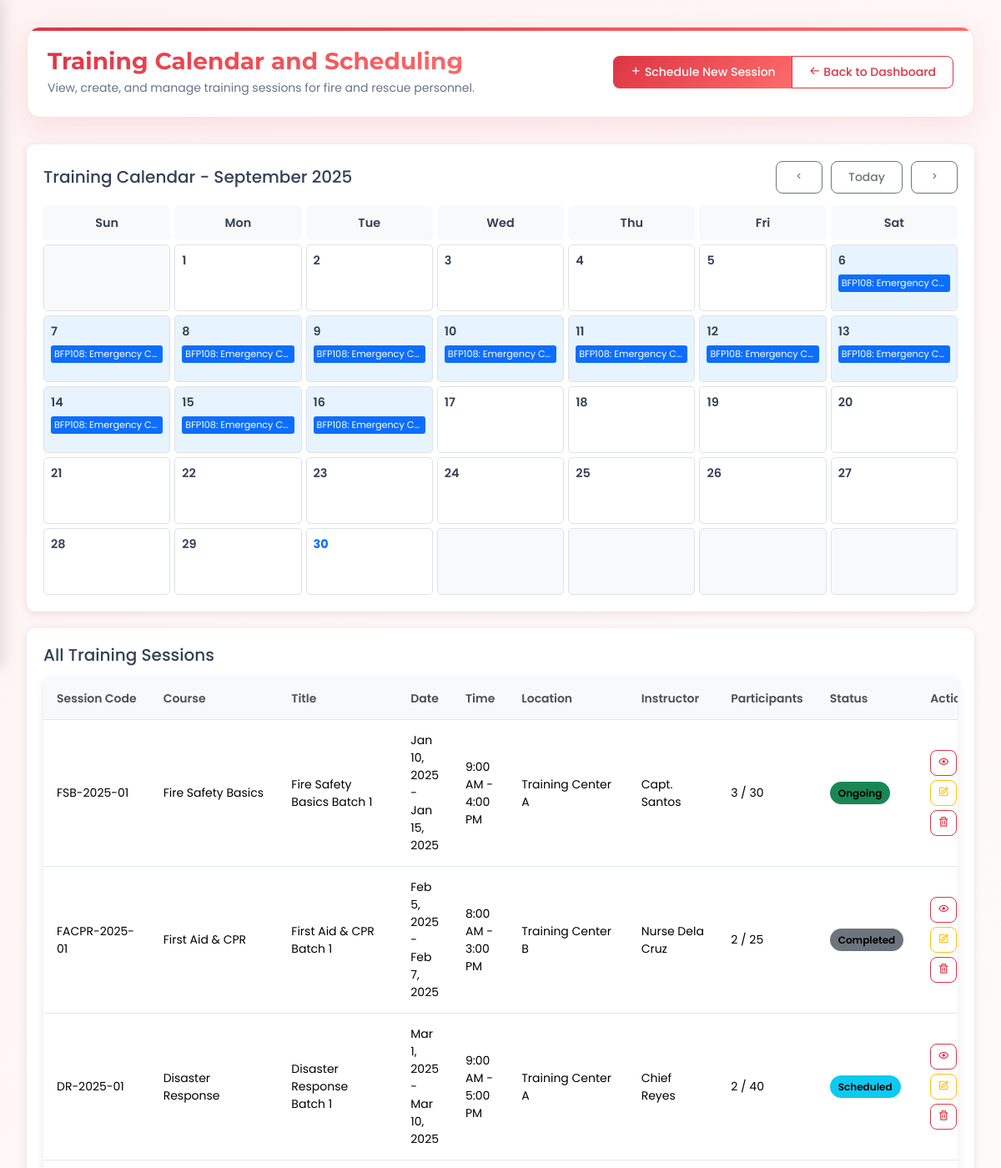
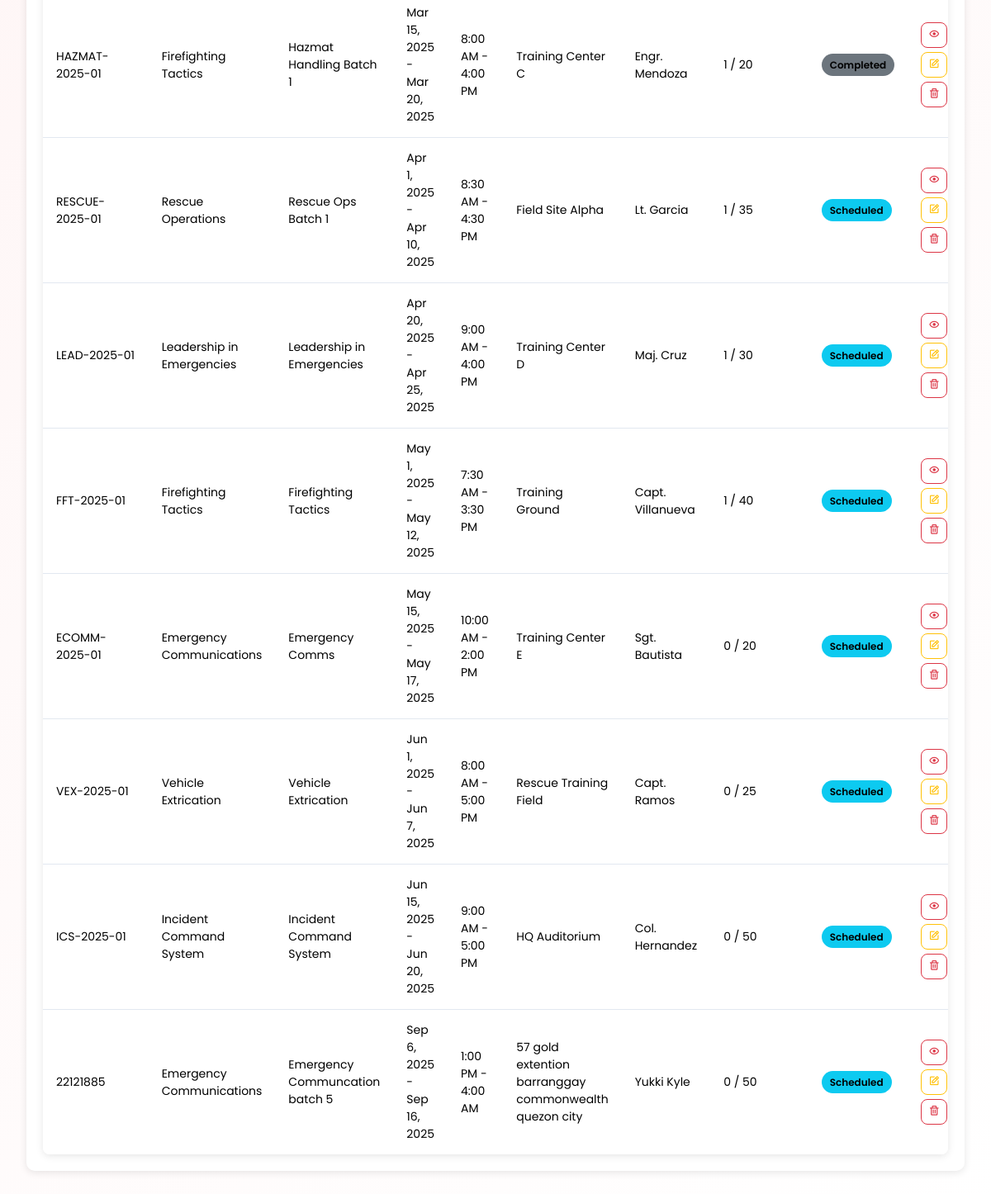
Page /Admin/TCR/training_calendar_and_scheduling/tcas.php (signed in) on the committed database (2 pictures, top to bottom).
### tables this page shows
CREATE TABLE `training_sessions` (
  `id` int(11) NOT NULL,
  `course_id` int(11) NOT NULL,
  `session_code` varchar(20) NOT NULL,
  `title` varchar(100) NOT NULL,
  `description` text DEFAULT NULL,
  `start_date` date NOT NULL,
  `end_date` date NOT NULL,
  `start_time` time NOT NULL,
  `end_time` time NOT NULL,
  `location` varchar(100) NOT NULL,
  `instructor` varchar(100) NOT NULL,
  `max_participants` int(11) NOT NULL,
  `status` enum('scheduled','ongoing','completed','cancelled') NOT NULL DEFAULT 'scheduled',
  `created_by` int(11) NOT NULL,
  `created_at` timestamp NOT NULL DEFAULT current_timestamp(),
  `updated_at` timestamp NOT NULL DEFAULT current_timestamp() ON UPDATE current_timestamp()
);

CREATE TABLE `training_courses` (
  `id` int(11) NOT NULL,
  `course_code` varchar(20) NOT NULL,
  `course_name` varchar(100) NOT NULL,
  `description` text DEFAULT NULL,
  `duration_hours` int(11) NOT NULL,
  `validity_months` int(11) DEFAULT NULL,
  `category` varchar(50) NOT NULL,
  `prerequisites` text DEFAULT NULL,
  `status` enum('active','inactive') NOT NULL DEFAULT 'active',
  `created_at` timestamp NOT NULL DEFAULT current_timestamp(),
  `updated_at` timestamp NOT NULL DEFAULT current_timestamp() ON UPDATE current_timestamp()
);

### Admin/TCR/training_calendar_and_scheduling/tcas.php (the view, shortened to what the rows shown need)
<?php
require_once 'config/database_manager.php';
try {
    $sessions = $dbManager->fetchAll("tcr",
        "SELECT ts.*, tc.course_name, tc.course_code
         FROM training_sessions ts
         JOIN training_courses tc ON ts.course_id = tc.id
         ORDER BY ts.start_date, ts.start_time"
    );
    $enrollmentCounts = [];
    foreach ($sessions as $session) {
        $count = $dbManager->fetch("tcr",
            "SELECT COUNT(*) as count FROM training_enrollments WHERE session_id = ?",
            [$session['id']]
        );
        $enrollmentCounts[$session['id']] = $count['count'];
    }
} catch (Exception $e) {
    error_log("Database error: " . $e->getMessage());
    $user = ['first_name' => 'User'];
    $courses = [];
    $sessions = [];
    $enrollmentCounts = [];
    $error_message = "System temporarily unavailable. Please try again later.";
}
$currentMonth = isset($_GET['month']) ? (int)$_GET['month'] : (int)date('n');
$currentYear = isset($_GET['year']) ? (int)$_GET['year'] : (int)date('Y');
$daysInMonth = cal_days_in_month(CAL_GREGORIAN, $currentMonth, $currentYear);
$sessionsByDate = [];
foreach ($sessions as $session) {
    $startDate = new DateTime($session['start_date']);
    $endDate = new DateTime($session['end_date']);
    $period = new DatePeriod(
        $startDate,
        new DateInterval('P1D'),
        $endDate->modify('+1 day')
    );
    foreach ($period as $date) {
        $dateStr = $date->format('Y-m-d');
        if (!isset($sessionsByDate[$dateStr])) {
            $sessionsByDate[$dateStr] = [];
        }
        $sessionsByDate[$dateStr][] = $session;
    }
}
?>
<!DOCTYPE html>
<html lang="en">
<head>
    <link href="https://cdn.jsdelivr.net/npm/bootstrap@5.3.2/dist/css/bootstrap.min.css" rel="stylesheet">
    <link href="https://unpkg.com/boxicons@2.1.4/css/boxicons.min.css" rel="stylesheet">
    <link rel="stylesheet" href="https://cdnjs.cloudflare.com/ajax/libs/animate.css/4.1.1/animate.min.css">
    <link rel="stylesheet" href="css/style.css">
</head>
<body>
    <div class="dashboard-container">
        <div class="main-content">
            <div class="dashboard-header animate-fade-in">
                <div class="page-title">
                    <h1>Training Calendar and Scheduling</h1>
                </div>
            </div>
            <div class="dashboard-content">
                <div class="calendar-container animate-fade-in">
                    <div class="calendar-grid">
                        <?php for ($day = 1; $day <= $daysInMonth; $day++): ?>
                            <?php
                            $currentDate = sprintf('%04d-%02d-%02d', $currentYear, $currentMonth, $day);
                            $hasSessions = isset($sessionsByDate[$currentDate]);
                            $isToday = ($day == date('j') && $currentMonth == date('n') && $currentYear == date('Y'));
                            ?>
                            <div class="calendar-day <?php echo $hasSessions ? 'has-sessions' : ''; ?>">
                                <div class="day-number <?php echo $isToday ? 'text-primary fw-bold' : ''; ?>">
                                    <?php echo $day; ?>
                                </div>
                                <?php if ($hasSessions): ?>
                                    <?php foreach ($sessionsByDate[$currentDate] as $session): ?>
                                        <span class="session-badge" data-bs-toggle="modal" data-bs-target="#sessionDetailModal"
                                            data-id="<?php echo $session['id']; ?>"
                                            data-code="<?php echo htmlspecialchars($session['session_code']); ?>"
                                            data-title="<?php echo htmlspecialchars($session['title']); ?>"
                                            data-course="<?php echo htmlspecialchars($session['course_name']); ?>"
                                            data-start="<?php echo date('M j, Y', strtotime($session['start_date'])); ?>"
                                            data-end="<?php echo date('M j, Y', strtotime($session['end_date'])); ?>"
                                            data-time="<?php echo date('g:i A', strtotime($session['start_time'])) . ' - ' . date('g:i A', strtotime($session['end_time'])); ?>"
                                            data-location="<?php echo htmlspecialchars($session['location']); ?>"
                                            data-instructor="<?php echo htmlspecialchars($session['instructor']); ?>"
                                            data-max="<?php echo $session['max_participants']; ?>"
                                            data-enrolled="<?php echo $enrollmentCounts[$session['id']] ?? 0; ?>"
                                            data-status="<?php echo $session['status']; ?>"
                                            data-description="<?php echo htmlspecialchars($session['description']); ?>">
                                            <?php echo htmlspecialchars($session['course_code'] . ': ' . $session['title']); ?>
                                        </span>
                                    <?php endforeach; ?>
                                <?php endif; ?>
                            </div>
                        <?php endfor; ?>
                    </div>
                </div>
                <div class="calendar-container animate-fade-in">
                    <?php if (count($sessions) > 0): ?>
                        <div class="table-responsive">
                            <table class="table table-hover sessions-table">
                                <thead>
                                    <tr>
                                        <th>Session Code</th>
                                        <th>Course</th>
                                        <th>Title</th>
                                        <th>Date</th>
                                        <th>Time</th>
                                        <th>Location</th>
                                        <th>Instructor</th>
                                        <th>Participants</th>
                                        <th>Status</th>
                                        <th>Actions</th>
                                    </tr>
                                </thead>
                                <tbody>
                                    <?php foreach ($sessions as $session): ?>
                                        <tr>
                                            <td><?php echo htmlspecialchars($session['session_code']); ?></td>
                                            <td><?php echo htmlspecialchars($session['course_name']); ?></td>
                                            <td><?php echo htmlspecialchars($session['title']); ?></td>
                                            <td>
                                                <?php echo date('M j, Y', strtotime($session['start_date'])); ?>
                                                <?php if ($session['start_date'] != $session['end_date']): ?>
                                                    - <?php echo date('M j, Y', strtotime($session['end_date'])); ?>
                                                <?php endif; ?>
                                            </td>
                                            <td>
                                                <?php echo date('g:i A', strtotime($session['start_time'])); ?> -
                                                <?php echo date('g:i A', strtotime($session['end_time'])); ?>
                                            </td>
                                            <td><?php echo htmlspecialchars($session['location']); ?></td>
                                            <td><?php echo htmlspecialchars($session['instructor']); ?></td>
                                            <td>
                                                <?php echo $enrollmentCounts[$session['id']] ?? 0; ?> / <?php echo $session['max_participants']; ?>
                                            </td>
                                            <td>
                                                <span class="status-badge
                                                    <?php if ($session['status'] == 'scheduled') echo 'bg-info';
                                                    elseif ($session['status'] == 'ongoing') echo 'bg-success';
                                                    elseif ($session['status'] == 'completed') echo 'bg-secondary';
                                                    else echo 'bg-danger'; ?>">
                                                    <?php echo ucfirst($session['status']); ?>
                                                </span>
                                            </td>
                                            <td>
                                                <div class="action-buttons">
                                                    <button class="btn btn-sm btn-outline-primary view-session"
                                                        data-bs-toggle="modal" data-bs-target="#sessionDetailModal"
                                                        data-id="<?php echo $session['id']; ?>"
                                                        data-code="<?php echo htmlspecialchars($session['session_code']); ?>"
                                                        data-title="<?php echo htmlspecialchars($session['title']); ?>"
                                                        data-course="<?php echo htmlspecialchars($session['course_name']); ?>"
                                                        data-start="<?php echo date('M j, Y', strtotime($session['start_date'])); ?>"
                                                        data-end="<?php echo date('M j, Y', strtotime($session['end_date'])); ?>"
                                                        data-time="<?php echo date('g:i A', strtotime($session['start_time'])) . ' - ' . date('g:i A', strtotime($session['end_time'])); ?>"
                                                        data-location="<?php echo htmlspecialchars($session['location']); ?>"
                                                        data-instructor="<?php echo htmlspecialchars($session['instructor']); ?>"
                                                        data-max="<?php echo $session['max_participants']; ?>"
                                                        data-enrolled="<?php echo $enrollmentCounts[$session['id']] ?? 0; ?>"
                                                        data-status="<?php echo $session['status']; ?>"
                                                        data-description="<?php echo htmlspecialchars($session['description']); ?>">
                                                        <i class='bx bx-show'></i>
                                                    </button>
                                                    <button class="btn btn-sm btn-outline-warning edit-session"
                                                        data-bs-toggle="modal" data-bs-target="#editSessionModal"
                                                        data-id="<?php echo $session['id']; ?>"
                                                        data-course-id="<?php echo $session['course_id']; ?>"
                                                        data-code="<?php echo htmlspecialchars($session['session_code']); ?>"
                                                        data-title="<?php echo htmlspecialchars($session['title']); ?>"
                                                        data-description="<?php echo htmlspecialchars($session['description']); ?>"
                                                        data-start-date="<?php echo $session['start_date']; ?>"
                                                        data-end-date="<?php echo $session['end_date']; ?>"
                                                        data-start-time="<?php echo $session['start_time']; ?>"
                                                        data-end-time="<?php echo $session['end_time']; ?>"
                                                        data-location="<?php echo htmlspecialchars($session['location']); ?>"
                                                        data-instructor="<?php echo htmlspecialchars($session['instructor']); ?>"
                                                        data-max-participants="<?php echo $session['max_participants']; ?>"
                                                        data-status="<?php echo $session['status']; ?>">
                                                        <i class='bx bx-edit'></i>
                                                    </button>
                                                    <form method="POST" class="d-inline">
                                                        <button type="submit" name="delete_session" class="btn btn-sm btn-outline-danger"
                                                            onclick="return confirm('Are you sure you want to delete this session?')">
                                                            <i class='bx bx-trash'></i>
                                                        </button>
                                                    </form>
                                                </div>
                                            </td>
                                        </tr>
                                    <?php endforeach; ?>
                                </tbody>
                            </table>
                        </div>
                    <?php endif; ?>
                </div>
            </div>
        </div>
    </div>
</body>
</html>

### rows in the picture
training_sessions: course+title "BFP108: Emergency C…", session_code "22121885", course.course_name "Emergency Communications", title "Emergency Communcation batch 5", start_date "Sep 6, 2025", end_date "Sep 16, 2025", start_time "1:00 PM", end_time "4:00 AM", location "57 gold extention barranggay commonwealth quezon city", instructor "Yukki Kyle", id "0", max_participants "50", status "Scheduled"
training_sessions: session_code "FSB-2025-01", course.course_name "Fire Safety Basics", title "Fire Safety Basics Batch 1", start_date "Jan 10, 2025", end_date "Jan 15, 2025", start_time "9:00 AM", end_time "4:00 PM", location "Training Center A", instructor "Capt. Santos", id "3", max_participants "30", status "Ongoing"
training_sessions: session_code "FACPR-2025-01", course.course_name "First Aid & CPR", title "First Aid & CPR Batch 1", start_date "Feb 5, 2025", end_date "Feb 7, 2025", start_time "8:00 AM", end_time "3:00 PM", location "Training Center B", instructor "Nurse Dela Cruz", id "2", max_participants "25", status "Completed"
training_sessions: session_code "DR-2025-01", course.course_name "Disaster Response", title "Disaster Response Batch 1", start_date "Mar 1, 2025", end_date "Mar 10, 2025", start_time "9:00 AM", end_time "5:00 PM", location "Training Center A", instructor "Chief Reyes", id "2", max_participants "40", status "Scheduled"
training_sessions: session_code "HAZMAT-2025-01", course.course_name "Firefighting Tactics", title "Hazmat Handling Batch 1", start_date "Mar 15, 2025", end_date "Mar 20, 2025", start_time "8:00 AM", end_time "4:00 PM", location "Training Center C", instructor "Engr. Mendoza", id "1", max_participants "20", status "Completed"
training_sessions: session_code "RESCUE-2025-01", course.course_name "Rescue Operations", title "Rescue Ops Batch 1", start_date "Apr 1, 2025", end_date "Apr 10, 2025", start_time "8:30 AM", end_time "4:30 PM", location "Field Site Alpha", instructor "Lt. Garcia", id "1", max_participants "35", status "Scheduled"
training_sessions: session_code "LEAD-2025-01", course.course_name "Leadership in Emergencies", title "Leadership in Emergencies", start_date "Apr 20, 2025", end_date "Apr 25, 2025", start_time "9:00 AM", end_time "4:00 PM", location "Training Center D", instructor "Maj. Cruz", id "1", max_participants "30", status "Scheduled"
training_sessions: session_code "FFT-2025-01", course.course_name "Firefighting Tactics", title "Firefighting Tactics", start_date "May 1, 2025", end_date "May 12, 2025", start_time "7:30 AM", end_time "3:30 PM", location "Training Ground", instructor "Capt. Villanueva", id "1", max_participants "40", status "Scheduled"
training_sessions: session_code "ECOMM-2025-01", course.course_name "Emergency Communications", title "Emergency Comms", start_date "May 15, 2025", end_date "May 17, 2025", start_time "10:00 AM", end_time "2:00 PM", location "Training Center E", instructor "Sgt. Bautista", id "0", max_participants "20", status "Scheduled"
training_sessions: session_code "VEX-2025-01", course.course_name "Vehicle Extrication", title "Vehicle Extrication", start_date "Jun 1, 2025", end_date "Jun 7, 2025", start_time "8:00 AM", end_time "5:00 PM", location "Rescue Training Field", instructor "Capt. Ramos", id "0", max_participants "25", status "Scheduled"
training_sessions: session_code "ICS-2025-01", course.course_name "Incident Command System", title "Incident Command System", start_date "Jun 15, 2025", end_date "Jun 20, 2025", start_time "9:00 AM", end_time "5:00 PM", location "HQ Auditorium", instructor "Col. Hernandez", id "0", max_participants "50", status "Scheduled"

### other values in the picture
date('F Y', mktime(0, 0, 0, $currentMonth, 1, $currentYear)) "September 2025"
